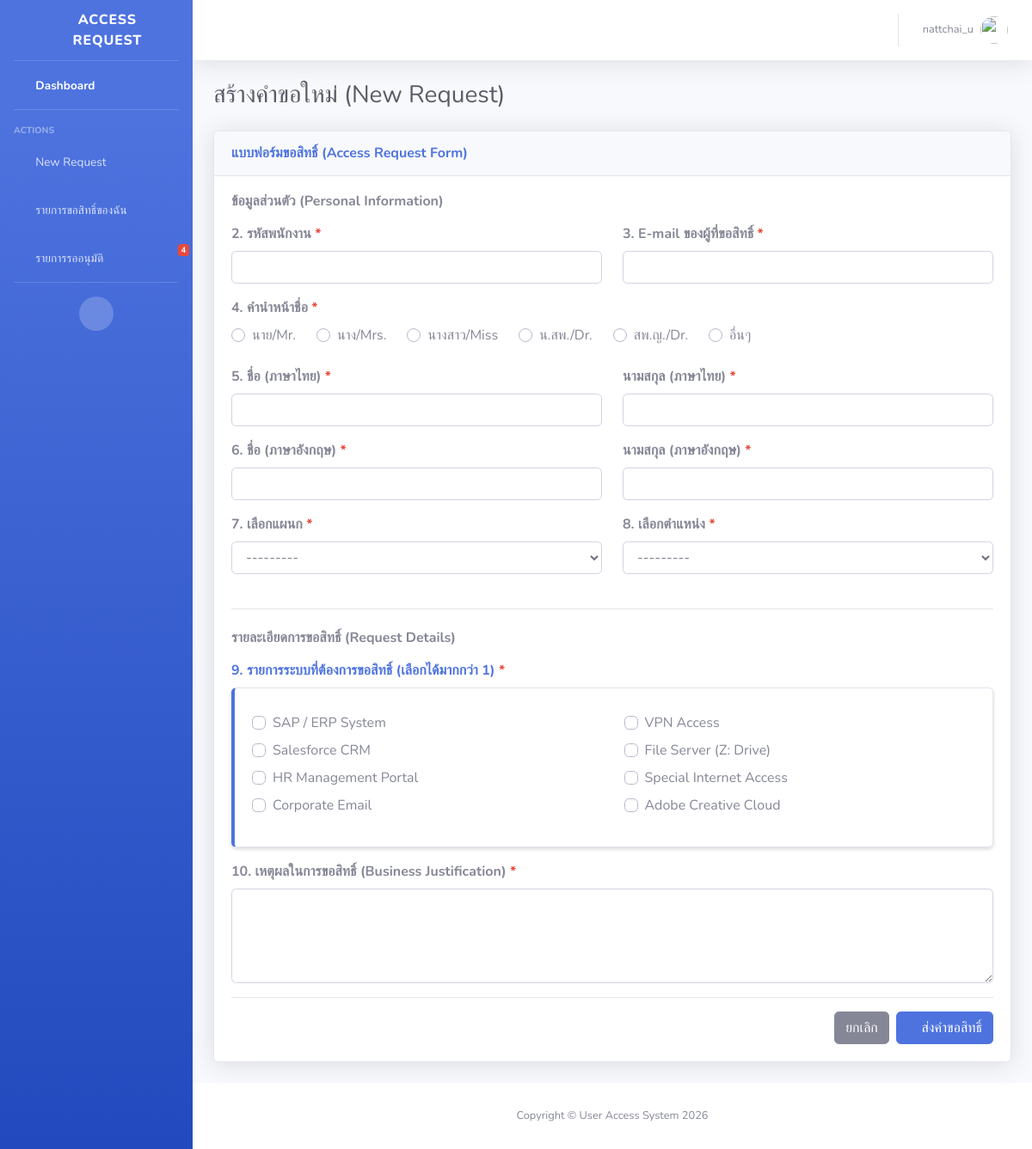
Page /request-access/ (signed in) on the committed database.
### access_requests/models.py (models this page shows)
class System(models.Model):
    name = models.CharField(max_length=100)
    description = models.TextField(blank=True)
    def __str__(self):
        return self.name

### access_requests/views.py (the view)
# urls.py: path('request-access/', views.public_create_request, name='public_create_request'),
def public_create_request(request):
    if request.method == 'POST':
        form = AccessRequestForm(request.POST)
        if form.is_valid():
            access_request = form.save(commit=False)
            access_request.user = None # Public request has no user initially
            access_request.save()
            form.save_m2m()
            AccessRequestLog.objects.create(
                access_request=access_request,
                actor=None,
                action='Created (Public)',
                details='Created new request via public form'
            )
            send_notification_email(access_request, "Received Request", f"Your request {access_request.request_code} has been received and is pending manager approval.")
            return render(request, 'access_requests/request_success.html', {'request_code': access_request.request_code})
    else:
        form = AccessRequestForm()
    return render(request, 'access_requests/request_form.html', {'form': form, 'is_public': True})

### access_requests/context_processors.py (called while the page is built)
def pending_approvals_count(request):
    if request.user.is_authenticated and request.user.is_staff:
        count = AccessRequest.objects.filter(status__in=['pending_manager', 'pending_it']).count()
        return {'pending_approval_count': count}
    return {}

### access_requests/models.py (called while the page is built)
    def __str__(self):
        return self.name

    def __str__(self):
        return self.name

### templates/access_requests/request_form.html (shortened to what this page needs)
{% extends 'base.html' %}
{% load static %}
{% block content %}
<div class="d-sm-flex align-items-center justify-content-between mb-4">
    <h1 class="h3 mb-0 text-gray-800">สร้างคำขอใหม่ (New Request)</h1>
</div>
<div class="card shadow mb-4">
    <div class="card-header py-3">
        <h6 class="m-0 font-weight-bold text-primary">แบบฟอร์มขอสิทธิ์ (Access Request Form)</h6>
    </div>
    <div class="card-body">
        <form method="post">
            <h6 class="font-weight-bold text-secondary mb-3">ข้อมูลส่วนตัว (Personal Information)</h6>
            <div class="row">
                <div class="col-md-6">
                    <div class="form-group">
                        <label for="{{ form.employee_id.id_for_label }}" class="font-weight-bold">2. รหัสพนักงาน <span class="text-danger">*</span></label>
                        {{ form.employee_id }}
                    </div>
                </div>
                <div class="col-md-6">
                    <div class="form-group">
                        <label for="{{ form.email.id_for_label }}" class="font-weight-bold">3. E-mail ของผู้ที่ขอสิทธิ์ <span class="text-danger">*</span></label>
                        {{ form.email }}
                    </div>
                </div>
            </div>
            <div class="form-group">
                <label class="font-weight-bold">4. คำนำหน้าชื่อ <span class="text-danger">*</span></label>
                <div class="d-flex flex-wrap align-items-center">
                    {% for radio in form.prefix %}
                    <div class="custom-control custom-radio mr-4 mb-2">
                        <label class="custom-control-label" for="{{ radio.id_for_label }}">{{ radio.choice_label }}</label>
                    </div>
                    {% endfor %}
                </div>
            </div>
            <div class="row">
                <div class="col-md-6">
                    <div class="form-group">
                        <label for="{{ form.firstname_th.id_for_label }}" class="font-weight-bold">5. ชื่อ (ภาษาไทย) <span class="text-danger">*</span></label>
                        {{ form.firstname_th }}
                    </div>
                </div>
                <div class="col-md-6">
                    <div class="form-group">
                        <label for="{{ form.lastname_th.id_for_label }}" class="font-weight-bold">นามสกุล (ภาษาไทย) <span class="text-danger">*</span></label>
                        {{ form.lastname_th }}
                    </div>
                </div>
            </div>
            <div class="row">
                <div class="col-md-6">
                    <div class="form-group">
                        <label for="{{ form.firstname_en.id_for_label }}" class="font-weight-bold">6. ชื่อ (ภาษาอังกฤษ) <span class="text-danger">*</span></label>
                        {{ form.firstname_en }}
                    </div>
                </div>
                <div class="col-md-6">
                    <div class="form-group">
                        <label for="{{ form.lastname_en.id_for_label }}" class="font-weight-bold">นามสกุล (ภาษาอังกฤษ) <span class="text-danger">*</span></label>
                        {{ form.lastname_en }}
                    </div>
                </div>
            </div>
            <div class="row">
                <div class="col-md-6">
                    <div class="form-group">
                        <label for="{{ form.department.id_for_label }}" class="font-weight-bold">7. เลือกแผนก <span class="text-danger">*</span></label>
                        {{ form.department }}
                    </div>
                </div>
                <div class="col-md-6">
                    <div class="form-group">
                        <label for="{{ form.position.id_for_label }}" class="font-weight-bold">8. เลือกตำแหน่ง <span class="text-danger">*</span></label>
                        {{ form.position }}
                    </div>
                </div>
            </div>
            <hr class="my-4">
            <h6 class="font-weight-bold text-secondary mb-3">รายละเอียดการขอสิทธิ์ (Request Details)</h6>
            <div class="form-group">
                <label class="font-weight-bold text-primary">9. รายการระบบที่ต้องการขอสิทธิ์ (เลือกได้มากกว่า 1) <span class="text-danger">*</span></label>
                <div class="card border-left-primary shadow-sm h-100 py-2">
                    <div class="card-body">
                        <div class="row">
                            {% for checkbox in form.systems %}
                            <div class="col-md-6 mb-2">
                                <div class="custom-control custom-checkbox">
                                    <label class="custom-control-label" for="{{ checkbox.id_for_label }}">{{ checkbox.choice_label }}</label>
                                </div>
                            </div>
                            {% endfor %}
                        </div>
                    </div>
                </div>
            </div>
            <div class="form-group mt-3">
                <label for="{{ form.reason.id_for_label }}" class="font-weight-bold">10. เหตุผลในการขอสิทธิ์ (Business Justification) <span class="text-danger">*</span></label>
                {{ form.reason }}
            </div>
            <hr>
            <div class="d-flex justify-content-end">
                <a href="{% if is_public %}{% url 'login' %}{% else %}{% url 'dashboard' %}{% endif %}" class="btn btn-secondary mr-2">ยกเลิก</a>
                <button type="submit" class="btn btn-primary">
                    <i class="fas fa-paper-plane"></i> ส่งคำขอสิทธิ์
                </button>
            </div>
        </form>
    </div>
</div>
{% endblock %}

### templates/base.html (shortened to what this page needs)
{% load static %}
<!DOCTYPE html>
<html lang="en">
<head>
    <link href="{% static 'vendor/fontawesome-free/css/all.min.css' %}" rel="stylesheet" type="text/css">
    <link href="{% static 'css/sb-admin-2.min.css' %}" rel="stylesheet">
</head>
<body id="page-top">
    <div id="wrapper">
        {% if user.is_authenticated %}
        <ul class="navbar-nav bg-gradient-primary sidebar sidebar-dark accordion" id="accordionSidebar">
            <a class="sidebar-brand d-flex align-items-center justify-content-center" href="{% url 'dashboard' %}">
                <div class="sidebar-brand-icon rotate-n-15">
                    <i class="fas fa-lock"></i>
                </div>
                <div class="sidebar-brand-text mx-3">Access Request</div>
            </a>
            <hr class="sidebar-divider my-0">
            <li class="nav-item active">
                <a class="nav-link" href="{% url 'dashboard' %}">
                    <i class="fas fa-fw fa-tachometer-alt"></i>
                    <span>Dashboard</span></a>
            </li>
            <hr class="sidebar-divider">
            <div class="sidebar-heading">
                Actions
            </div>
            <li class="nav-item">
                <a class="nav-link" href="{% url 'create_request' %}">
                    <i class="fas fa-fw fa-plus-circle"></i>
                    <span>New Request</span></a>
            </li>
            <li class="nav-item">
                <a class="nav-link" href="{% url 'request_list' %}">
                    <i class="fas fa-fw fa-list"></i>
                    <span>รายการขอสิทธิ์ของฉัน</span></a>
            </li>
            {% if user.is_staff %}
            <li class="nav-item">
                <a class="nav-link" href="{% url 'approval_list' %}">
                    <i class="fas fa-fw fa-check-square"></i>
                    <span>รายการรออนุมัติ</span>
                    {% if pending_approval_count > 0 %}
                        <span class="badge badge-danger badge-counter">{{ pending_approval_count }}</span>
                    {% endif %}
                </a>
            </li>
            {% endif %}
            <hr class="sidebar-divider d-none d-md-block">
            <div class="text-center d-none d-md-inline">
                <button class="rounded-circle border-0" id="sidebarToggle"></button>
            </div>
        </ul>
        {% endif %}
        <div id="content-wrapper" class="d-flex flex-column">
            <div id="content">
                {% if user.is_authenticated %}
                <nav class="navbar navbar-expand navbar-light bg-white topbar mb-4 static-top shadow">
                    <ul class="navbar-nav ml-auto">
                        <li class="nav-item dropdown no-arrow">
                            <a class="nav-link dropdown-toggle" href="#" id="userDropdown" role="button"
                                data-toggle="dropdown" aria-haspopup="true" aria-expanded="false">
                                <span class="mr-2 d-none d-lg-inline text-gray-600 small">{{ user.username }}</span>
                                <img class="img-profile rounded-circle"
                                    src="{% static 'img/undraw_profile.svg' %}">
                            </a>
                        </li>
                    </ul>
                </nav>
                {% endif %}
                <div class="container-fluid">
                    {% block content %}
                    {% endblock %}
                </div>
            </div>
            <footer class="sticky-footer bg-white">
                <div class="container my-auto">
                    <div class="copyright text-center my-auto">
                        <span>Copyright &copy; User Access System 2026</span>
                    </div>
                </div>
            </footer>
        </div>
    </div>
</body>
</html>

### rows in the picture
System: choice_label "SAP / ERP System"
System: choice_label "VPN Access"
System: choice_label "Salesforce CRM"
System: choice_label "File Server (Z: Drive)"
System: choice_label "HR Management Portal"
System: choice_label "Special Internet Access"
System: choice_label "Corporate Email"
System: choice_label "Adobe Creative Cloud"

### other values in the picture
{{ pending_approval_count }} "4"
{{ user.username }} "nattchai_u"
{{ radio.choice_label }} "นาย/Mr." "นาง/Mrs." "นางสาว/Miss" "น.สพ./Dr." "สพ.ญ./Dr." "อื่นๆ"
